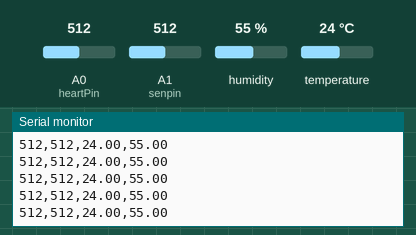
The sketch below on a simulated Arduino Uno, built with avr-gcc and run on an emulated ATmega328P. On the bench: the last lines printed to the serial monitor. The inputs (shaded band) are chosen by the test bench; at power-on: humidity 55 %, A0 (heartPin) = 512, A1 (senpin) = 512, temperature 24 °C.

Above: at 1.2 s.
1.3 s: humidity set to 22 %
At 1.41 s:
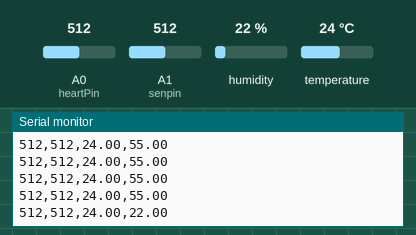
2.8 s: A0 (heartPin) set to 716
At 2.83 s:
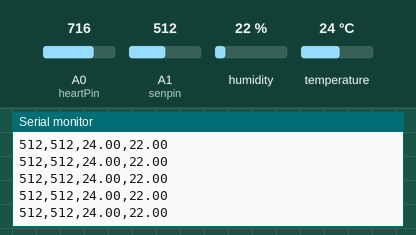
4.3 s: A1 (senpin) set to 716
At 4.32 s:
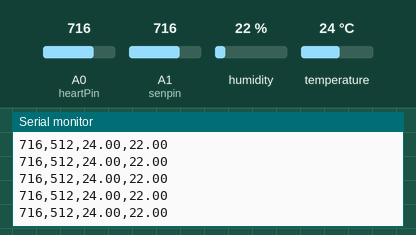
5.8 s: temperature set to 12 °C
At 5.81 s:
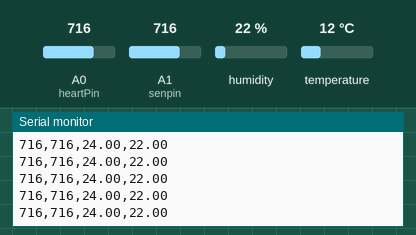
7.3 s: A0 (heartPin) set to 992
At 7.3 s:
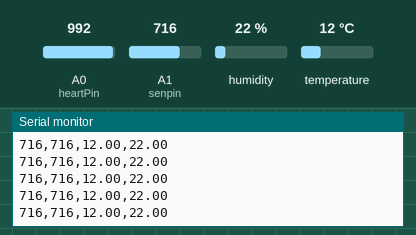
10.3 s: A1 (senpin) set to 992
At 10.36 s:
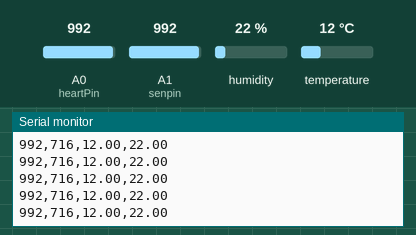
Timing chart, 0 to 12.8 s (numbered marks = the images above; inputs shaded):
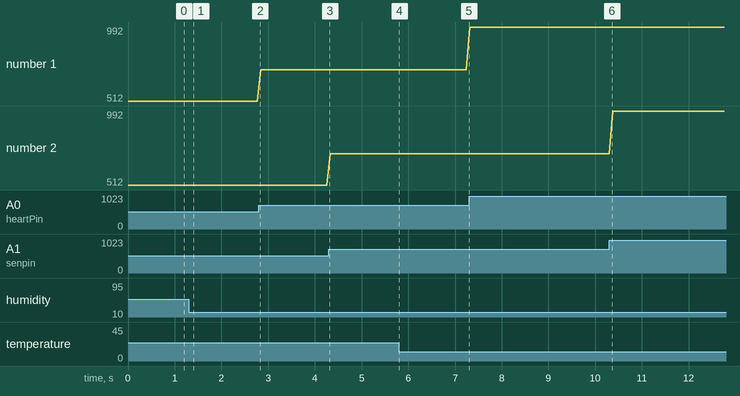

Measured:
- after the input at 1.3 s, the serial monitor: prints a new line at once (image 1)
- plotted number 1: 512 → 716 after the input at 2.8 s, 716 → 992 after the input at 7.3 s

The sketch:

Combined.ino
```cpp
/*!
* @file HeartRateMonitor.ino
* @brief HeartRateMonitor.ino Sampling and ECG output
*
* Real-time sampling and ECG output
*
* @author linfeng(490289303@qq.com)
* @version V1.0
* @date 2016-4-5
*/

#include <dht.h>

dht DHT;
#define DHT11_PIN 7

const int heartPin = A0;
const int senpin = A1;

void setup() {
  pinMode(senpin, INPUT);
  Serial.begin(115200);
  }

void loop() {
  int heartValue = analogRead(heartPin);
  Serial.print(heartValue);
  Serial.print(",");

  int val = analogRead(senpin);
  Serial.print(val);
  Serial.print(",");

  DHT.read11(DHT11_PIN);
  Serial.print(DHT.temperature);
  Serial.print(",");
  Serial.print(DHT.humidity);

  Serial.println();

  delay(50);
}
```
